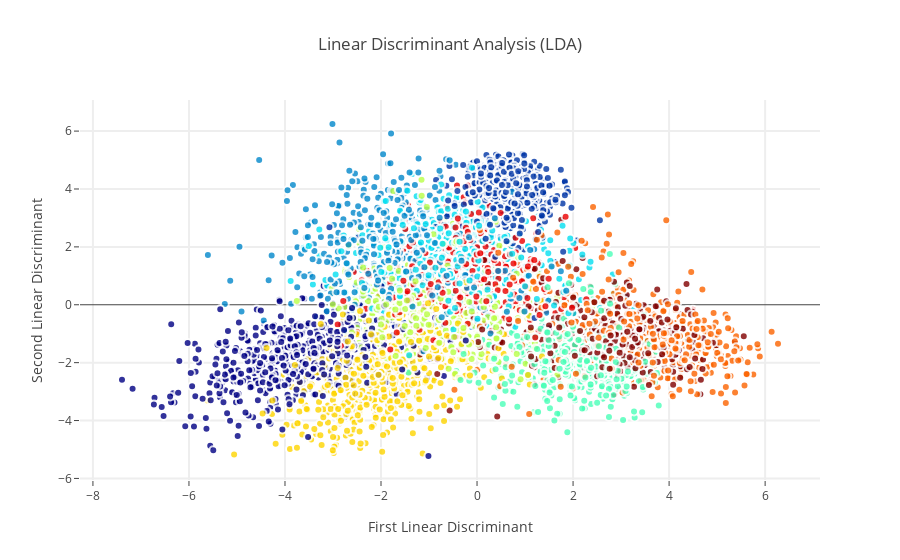

Here is the notebook cell this chart was saved with:
### Code cell
8# Using the Plotly library again
traceLDA = go.Scatter(
    x = X_LDA_2D[:,0],
    y = X_LDA_2D[:,1],
    name = Target,
#     hoveron = Target,
    mode = 'markers',
    text = Target,
    showlegend = True,
    marker = dict(
        size = 8,
        color = Target,
        colorscale ='Jet',
        showscale = False,
        line = dict(
            width = 2,
            color = 'rgb(255, 255, 255)'
        ),
        opacity = 0.8
    )
)
data = [traceLDA]

layout = go.Layout(
    title= 'Linear Discriminant Analysis (LDA)',
    hovermode= 'closest',
    xaxis= dict(
         title= 'First Linear Discriminant',
        ticklen= 5,
        zeroline= False,
        gridwidth= 2,
    ),
    yaxis=dict(
        title= 'Second Linear Discriminant',
        ticklen= 5,
        gridwidth= 2,
    ),
    showlegend= False
)

fig = dict(data=data, layout=layout)
py.iplot(fig, filename='styled-scatter')

### Figure 1 — Plotly figure (JSON) as saved in the notebook; plotly's stock layout.template omitted (floating-point values rounded to 4 significant figures; data arrays with more than 128 entries replaced by an {"elided": "..."} marker saying what was removed)
{"data": [{"marker": {"color": {"elided": "6000 int values"}, "colorscale": "Jet", "line": {"color": "rgb(255, 255, 255)", "width": 2}, "opacity": 0.8, "showscale": false, "size": 8}, "mode": "markers", "name": {"elided": "6000 int values"}, "showlegend": true, "text": {"elided": "6000 int values"}, "type": "scatter", "x": {"elided": "6000 float values"}, "y": {"elided": "6000 float values"}}], "layout": {"hovermode": "closest", "showlegend": false, "title": "Linear Discriminant Analysis (LDA)", "xaxis": {"gridwidth": 2, "ticklen": 5, "title": "First Linear Discriminant", "zeroline": false}, "yaxis": {"gridwidth": 2, "ticklen": 5, "title": "Second Linear Discriminant"}}}
